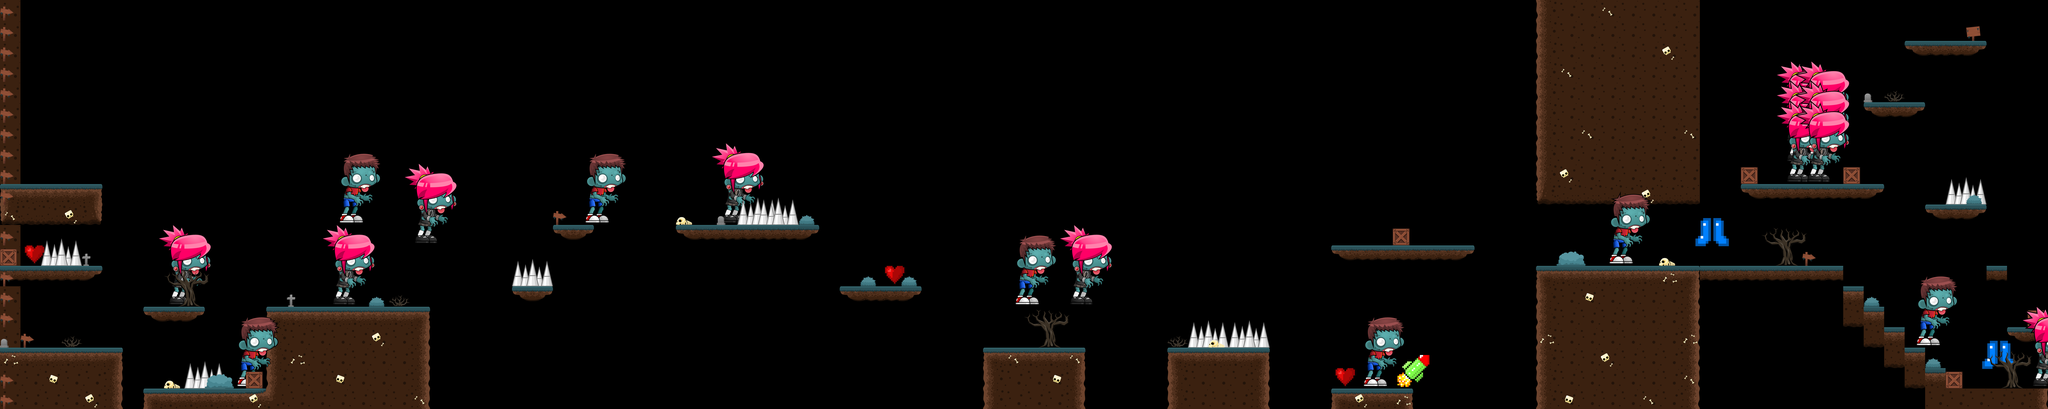

A level layout from a 2D game, rendered from its tile map. Below: a short description, then the map file with tile-grid data replaced by summaries:
An orthogonal 100x20 tile map with 128x128 px tiles, 2 tile layers (Tile Layer 1, objectek), 2 tilesets.

<map version="1.0" tiledversion="1.1.3" orientation="orthogonal" renderorder="right-down" width="100" height="20" tilewidth="128" tileheight="128" infinite="0" nextobjectid="1">
 <tileset firstgid="1" name="tiles" tilewidth="171" tileheight="157" tilecount="17" columns="0">
  <grid orientation="orthogonal" width="1" height="1" />
  <tile id="0">
   <image width="171" height="157" source="../../../textures/HealthBar/emptyheart.PNG" />
  </tile>
  <tile id="1">
   <image width="128" height="128" source="tiles/Tile (1).png" />
  </tile>
  <tile id="2">
   <image width="128" height="128" source="tiles/Tile (2).png" />
  </tile>
  <tile id="3">
   <image width="128" height="128" source="tiles/Tile (3).png" />
  </tile>
  <tile id="4">
   <image width="128" height="128" source="tiles/Tile (4).png" />
  </tile>
  <tile id="5">
   <image width="128" height="128" source="tiles/Tile (5).png" />
  </tile>
  <tile id="6">
   <image width="128" height="128" source="tiles/Tile (6).png" />
  </tile>
  <tile id="7">
   <image width="128" height="128" source="tiles/Tile (7).png" />
  </tile>
  <tile id="8">
   <image width="128" height="128" source="tiles/Tile (8).png" />
  </tile>
  <tile id="9">
   <image width="128" height="128" source="tiles/Tile (9).png" />
  </tile>
  <tile id="10">
   <image width="128" height="128" source="tiles/Tile (10).png" />
  </tile>
  <tile id="11">
   <image width="128" height="128" source="tiles/Tile (11).png" />
  </tile>
  <tile id="12">
   <image width="128" height="128" source="tiles/Tile (12).png" />
  </tile>
  <tile id="13">
   <image width="128" height="128" source="tiles/Tile (13).png" />
  </tile>
  <tile id="14">
   <image width="128" height="128" source="tiles/Tile (14).png" />
  </tile>
  <tile id="15">
   <image width="128" height="128" source="tiles/Tile (15).png" />
  </tile>
  <tile id="16">
   <image width="128" height="128" source="tiles/Tile (16).png" />
  </tile>
 </tileset>
 <tileset firstgid="18" name="objects" tilewidth="521" tileheight="576" tilecount="21" columns="0">
  <grid orientation="orthogonal" width="1" height="1" />
  <tile id="0">
   <image width="171" height="157" source="heart/emptyheart.PNG" />
  </tile>
  <tile id="1">
   <image width="86" height="87" source="objects/Object (1).png" />
  </tile>
  <tile id="2">
   <image width="128" height="128" source="objects/Object (2).png" />
  </tile>
  <tile id="3">
   <image width="128" height="128" source="objects/Object (3).png" />
  </tile>
  <tile id="4">
   <image width="128" height="128" source="objects/Object (4).png" />
  </tile>
  <tile id="5">
   <image width="128" height="128" source="objects/Object (5).png" />
  </tile>
  <tile id="6">
   <image width="182" height="90" source="objects/Object (6).png" />
  </tile>
  <tile id="7">
   <image width="100" height="64" source="objects/Object (7).png" />
  </tile>
  <tile id="8">
   <image width="106" height="106" source="objects/Object (8).png" />
  </tile>
  <tile id="9">
   <image width="132" height="74" source="objects/Object (9).png" />
  </tile>
  <tile id="10">
   <image width="286" height="239" source="objects/Object (10).png" />
  </tile>
  <tile id="11">
   <image width="102" height="50" source="objects/Object (11).png" />
  </tile>
  <tile id="12">
   <image width="91" height="93" source="objects/Object (12).png" />
  </tile>
  <tile id="13">
   <image width="54" height="55" source="objects/Object (13).png" />
  </tile>
  <tile id="14">
   <image width="53" height="76" source="objects/Object (14).png" />
  </tile>
  <tile id="15">
   <image width="430" height="519" source="enemy/attack/Attack (1).png" />
  </tile>
  <tile id="16">
   <image width="521" height="576" source="enemy/girl/attack/Attack (1).png" />
  </tile>
  <tile id="17">
   <image width="256" height="256" source="tiles/Tile (17).png" />
  </tile>
  <tile id="18">
   <image width="179" height="151" source="heart/fullheart.PNG" />
  </tile>
  <tile id="19">
   <image width="400" height="400" source="heart/boots.png" />
  </tile>
  <tile id="20">
   <image width="260" height="240" source="heart/rocket.png" />
  </tile>
 </tileset>
 <layer name="Tile Layer 1" width="100" height="20">
  <data>[2000 cells, 330 non-empty, 14 distinct tile ids]</data>
 </layer>
 <layer name="objectek" width="100" height="20">
  <data>[2000 cells, 116 non-empty, 20 distinct tile ids]</data>
 </layer>
</map>
